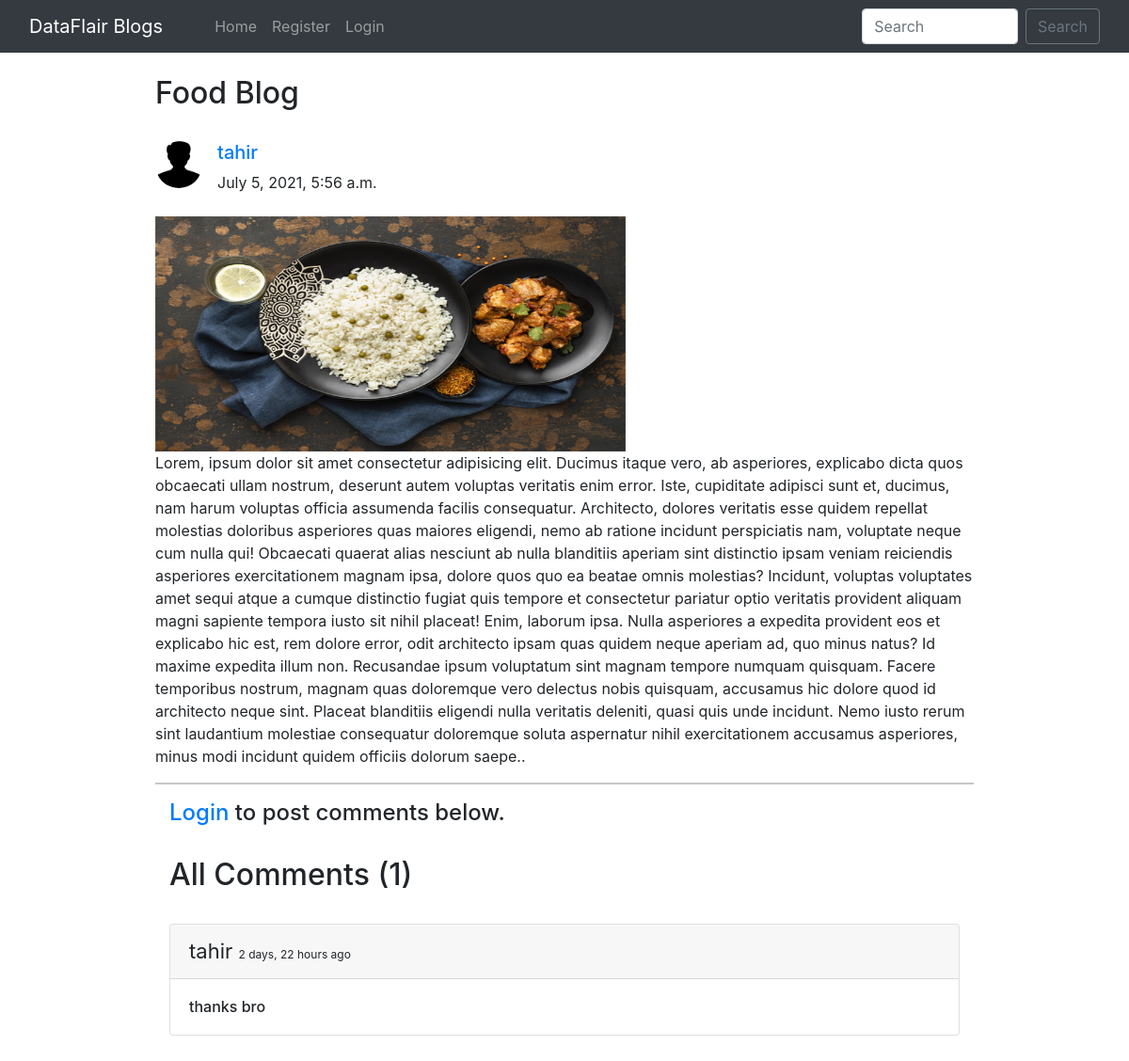
Page /blog/food-blog/ on the committed database.
### home/models.py (models this page shows, shortened)
class BlogPost(models.Model):
    title=models.CharField(max_length=255)
    author= models.ForeignKey(User, on_delete=models.CASCADE)
    slug=models.CharField(max_length=130)
    content=models.TextField()
    image = models.ImageField(upload_to="profile_pics", blank=True, null=True)
    dateTime=models.DateTimeField(auto_now_add=True)

class Profile(models.Model):
    user = models.OneToOneField(User, on_delete=models.CASCADE, blank=True, null=True)
    image = models.ImageField(upload_to="profile_pics", blank=True, null=True)
    bio = models.TextField(blank=True, null=True)
    phone_no = models.IntegerField(blank=True, null=True)
    facebook = models.CharField(max_length=300, blank=True, null=True)
    instagram = models.CharField(max_length=300, blank=True, null=True)
    linkedin = models.CharField(max_length=300, blank=True, null=True)

class Comment(models.Model):
    user = models.ForeignKey(User, on_delete=models.CASCADE)
    content = models.TextField()
    blog = models.ForeignKey(BlogPost, on_delete=models.CASCADE)
    parent_comment = models.ForeignKey('self', on_delete=models.CASCADE, null=True, blank=True)
    dateTime=models.DateTimeField(default=now)

### home/views.py (the view)
# urls.py: path("blog/<str:slug>/", views.blogs_comments, name="blogs_comments"),
def blogs_comments(request, slug):
    post = BlogPost.objects.filter(slug=slug).first()
    comments = Comment.objects.filter(blog=post)
    if request.method=="POST":
        user = request.user
        content = request.POST.get('content','')
        blog_id =request.POST.get('blog_id','')
        comment = Comment(user = user, content = content, blog=post)
        comment.save()
    return render(request, "blog_comments.html", {'post':post, 'comments':comments})

### home/templates/blog_comments.html (shortened to what this page needs)
{% extends 'base.html' %}
{% block body %}
{% load humanize %}
<div class="container w-75 my-4">
      <h2 class="blog-post-title">{{post.title}}</h2>
      <br>
      <div class="media">
            {% if post.author.profile.image %}
            <img class="mr-3 rounded-circle" src="{{post.author.profile.image.url}}" width="50px" height="50px"
                  alt="image">
            {% endif %}
            <div class="media-body">
                  <h5 class="mt-0"><a href="/user_profile/{{post.author.id}}/">{{post.author}}
                        </a></h5>
                  {{post.dateTime}}
            </div>
      </div>
      <br>
      <img src="/media/{{post.image}}" alt="" height="250px" width="500px">
      <br>
      <p>{{post.content}}.</p>
      <hr>
      {% if user.is_authenticated %}
      <div class="container">
            <h2>Add Comments Here</h2>
            <form action="/blog/{{post.slug}}/" method="POST"> {% csrf_token %}
                  <div class="form-floating">
                        <textarea class="form-control" placeholder="Leave a comment here" id="floatingTextarea2"
                              style="height: 100px" id="content" name="content"></textarea>
                        <label for="floatingTextarea2">Leave a comment here.</label>
                        <br>
                        <button type="submit" class="btn btn-primary">Comment</button>
                  </div>
            </form>
            {% else %}
            <div class="container">
                  <h4><a href="/login/">Login</a> to post comments below.</h4>
                  {% endif %}
                  <br>
                  <h2>All Comments ({{comments.count}})</h2>
                  <br>
                  {% for comment in comments %}
                  <div class="card">
                        <div class="card-header">
                              <span style="font-size: 22px;">{{comment.user}} </span> <span
                                    style="font-size: 12px;">{{comment.dateTime | naturaltime}}</span>
                        </div>
                        <div class="card-body">
                              <h6 class="card-text">{{comment.content}}</h6>
                        </div>
                  </div>
                  <br>
                  {% endfor %}
            </div>
      </div>
      {% endblock %}

### rows in the picture
BlogPost: title "Food Blog", author.profile.image (picture), author "tahir", dateTime "July 5, 2021, 5:56 a.m.", image (picture), content "Lorem, ipsum dolor sit amet consectetur adipisicing elit. Ducimus itaque vero, ab asperiores, explicabo dicta quos obcaecati ullam nostrum, deserunt autem voluptas veritatis enim error. Iste, cupiditate adipisci sunt et, ducimus, nam harum voluptas officia assumenda facilis consequatur. Architecto, dolores veritatis esse quidem repellat molestias doloribus asperiores quas maiores eligendi, nemo ab ratione incidunt perspiciatis nam, voluptate neque cum nulla qui! Obcaecati quaerat alias nesciunt ab nulla blanditiis aperiam sint distinctio ipsam veniam reiciendis asperiores exercitationem magnam ipsa, dolore quos quo ea beatae omnis molestias? Incidunt, voluptas voluptates amet sequi atque a…"
Comment: user "tahir", dateTime "2 days, 22 hours ago", content "thanks bro"

### other values in the picture
{{ comments.count }} "1"
